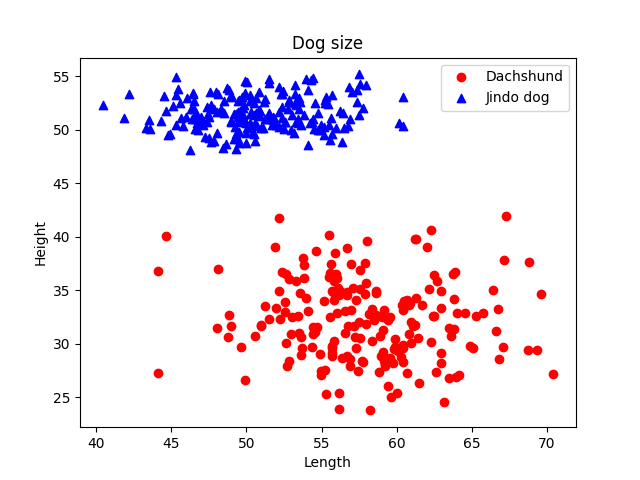

The script that saved this image:
import numpy as np

# 닥스훈트의 길이와 높이 데이터
dach_length_tyny = [55, 57, 64, 63, 58, 49, 54, 61]
dach_height_tyny = [30, 31, 36, 30, 33, 25, 37, 34]
# 진돗개의 길이와 높이 데이터
jin_length_tyny = [56, 47, 56, 46, 49, 53, 52, 48]
jin_height_tyny = [52, 52, 50, 53, 50, 53, 49, 54]

dach_length_mean = np.mean(dach_length_tyny)
dach_height_mean = np.mean(dach_height_tyny)
jin_length_mean = np.mean(jin_length_tyny)
jin_height_mean = np.mean(jin_height_tyny)

dach_length_std = np.std(dach_length_tyny)
dach_height_std = np.std(dach_height_tyny)
jin_length_std = np.std(jin_length_tyny)
jin_height_std = np.std(jin_height_tyny)

dach_length=np.random.normal(dach_length_mean,dach_length_std,200)
dach_height=np.random.normal(dach_height_mean,dach_height_std,200)
jin_length=np.random.normal(jin_length_mean,jin_length_std,200)
jin_height=np.random.normal(jin_height_mean,jin_height_std,200)

d_data = np.column_stack((dach_length, dach_height))
d_label = np.zeros(len(d_data))   # 닥스훈트는 0으로 레이블링

j_data = np.column_stack((jin_length, jin_height))
j_label = np.ones(len(j_data))   # 진돗개는 1로 레이블링

#print(d_data)
#print(d_label)
#print(j_data)
#print(j_label)

dogs = np.concatenate((d_data, j_data))
labels = np.concatenate((d_label, j_label))
dog_classes = {0:'닥스훈트', 1:'진돗개'}
#print(dogs)
#print(labels)
from sklearn.model_selection import train_test_split
X_train, X_test, y_train, y_test = train_test_split(dogs, labels, test_size=0.2, random_state=42)

from sklearn.pipeline import Pipeline
from sklearn.preprocessing import StandardScaler
from sklearn.svm import LinearSVC

svm = Pipeline([  # 표준 스케일러, 선형 SVM 분류기를 파이프라인에 넘겨줌
    ('scaler', StandardScaler()),
    ('linearSVC', LinearSVC(C=1, loss='hinge', dual=True))
    ])
svm.fit(X_train, y_train)     # 이 svm 파이프라인에 X, y 값을 넣어 학습시킴

# 테스트 데이터로 모델 정확도 평가
score = svm.score(X_test, y_test)
print(f'모델의 정확도: {score:.2f}')

import matplotlib.pyplot as plt

plt.scatter(dach_length, dach_height, c='r', label='Dachshund')
plt.scatter(jin_length, jin_height,c='b',marker='^', label='Jindo dog')

plt.xlabel('Length')
plt.ylabel('Height')
plt.title("Dog size")
plt.legend(loc='upper right')

plt.savefig('quiz4.png')
print("그래프가 'quiz4.png' 파일로 저장되었습니다.")
